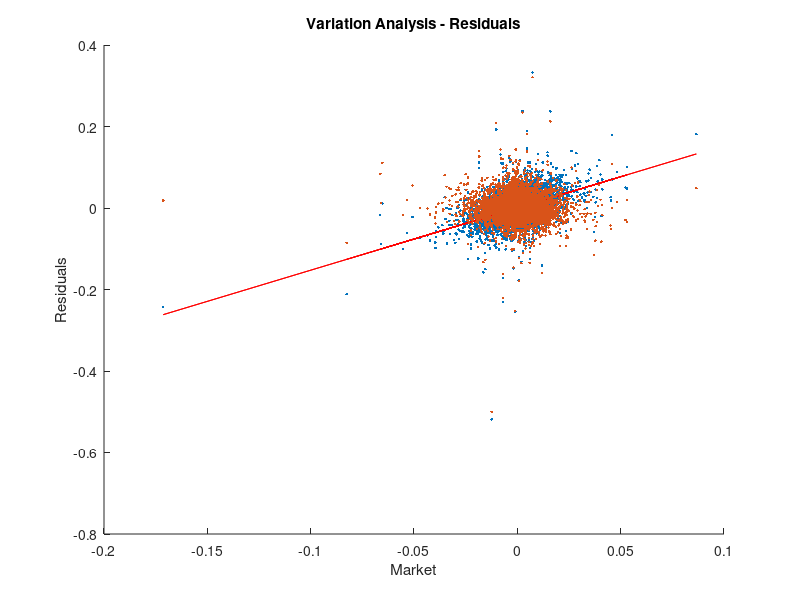

This figure's MATLAB source: (Note: this script raises an error after producing the figure.)
%% Simple Model Regresion
% Apple Stocks vs Market Returns
% Apple Stock returns as the response (Y) against the Market Returns (X) 

%% Initialization + Data Load
clear ; close all; clc;

% Load Dataset Size: 6324 samples from Apple Stock vs Market
data = load('data.txt');
Apple = data(:,1);
Market = data(:,2);
Dates = data(:,3);

fprintf('Apple vs Market Data Loaded. Press enter to continue.\n');
pause;

%% SRM Conditions
% We will validate the dataset can be used for SRM

% -- Step 1: Superficial Variation Analysis
scatter(Market, Apple, '.b');
title('Apple Stock Analysis Over Market');
xlabel('Daily Market returns');
ylabel('Daily Apple Returns');

fprintf('Step1 - Data Analysis. Press enter to continue.\n');
pause;

% -- Step2: Linear Regression - Equation
% y = mx + b, we will use this notation y = b1x + b0

% PARAMETERS
% correlation coeficient
r = corr(Market, Apple);
% standard deviation Apple (Sy)
Sy = std(Apple); 
% stabdard deviation Market (Sx)
Sx = std(Market);
% slope : b1
b1 = (Sy/Sx) * r;
% intercept : b0
b0 = mean(Apple) - b1 * mean(Market);

% The Linear Equation
% linear_reg_Apple the hypothesis line
% y = b1 * x + b0
linear_reg_Apple = b1 * Market + b0;

% plot the linear regression line on top
hold;
plot(Market, linear_reg_Apple, '-r');

fprintf('Step2 - Linear Regression. Press enter to continue.\n');
pause;
close;

% -- Step3: Linear Association - Residuals Plot
% Residuals plot will help clarify the linear trend of data
% Calculates residual between both variables against the exploratory var 
residuals = Apple - b0 - b1 * Market;
scatter(Market, residuals, '.b');
title('Variation Analysis - Residuals');
xlabel('Market');
ylabel('Residuals');
hold;
% reflie: this adds a line at axis-x zero. r
refline; 

fprintf('Step3 - Residuals Variation Analysis. Press enter to continue.\n');
pause;
close;

% -- Step4: Residual Errors - Independence Validation
% This will display a time-series to check if there is any pattern
% on errors over time.
plot(residuals);
title('Residuals Variation Over Time');
xlabel('Residuals Apple Stock Returns');
ylabel('Time');


fprintf('Step4 - Residuals Independence. Press enter to continue.\n');
pause;
close;

% -- Step5: Check if the residuals are nearly normal
% This will disp
hist(residuals,25);
title('Normal Disitrbution - Bell Shapped Residuals');
xlabel('Error Disitrbution');

fprintf('Step5 - Residuals Histogram. Press enter to continue.\n');
pause;
close;

% -- Step6: Normal Quantile Plot. This is the real test for fitting a normal 
% model
zscore_residuals =  zscore(residuals);
plot(zscore_residuals, residuals, 'oR'); 
title('Normal Quantile Plot - Residuals');
xlabel('Probability (z-score)');
ylabel('Residuals');

fprintf('Step6 - Residuals Normal Quantile Plot. Press enter to continue.\n');
pause;
close;
